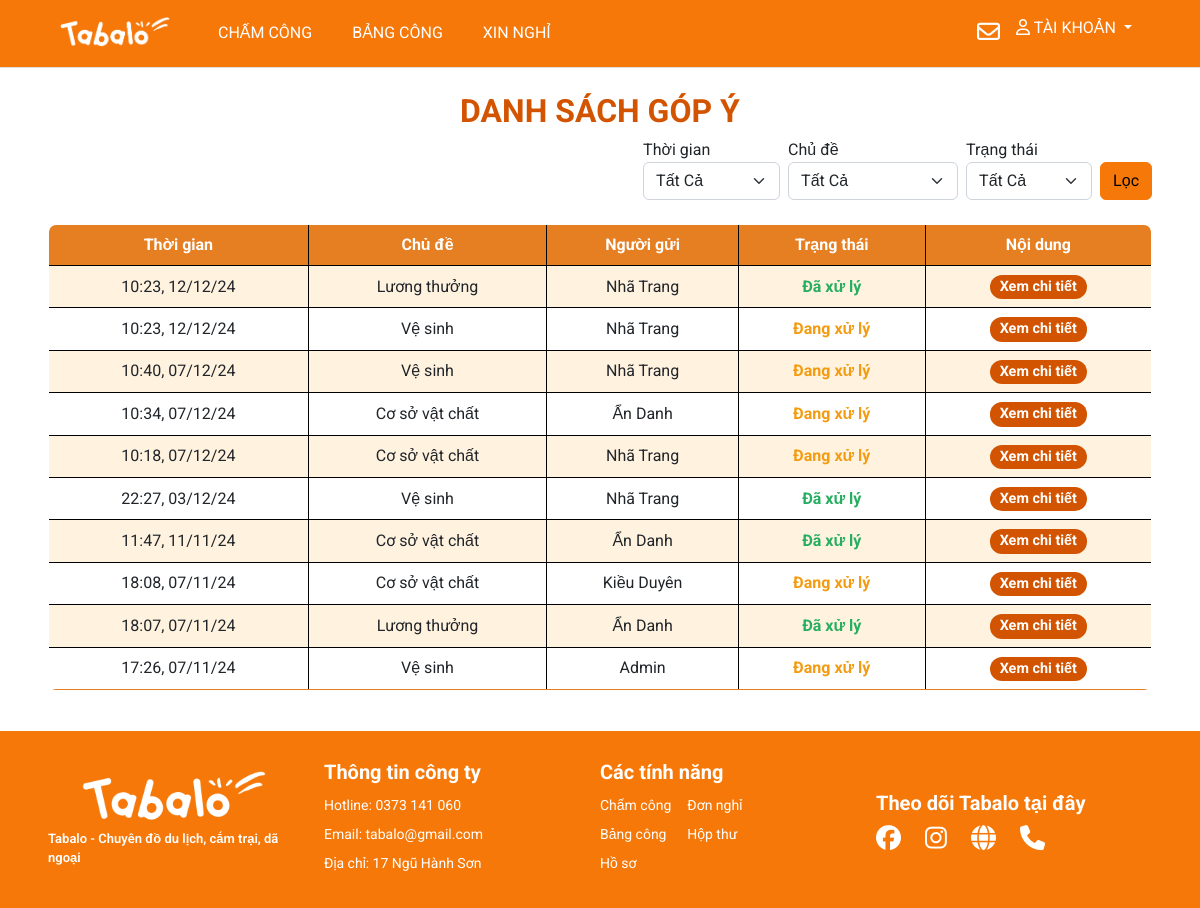
The page /management/letter/ (signed in) on the database as committed earlier.
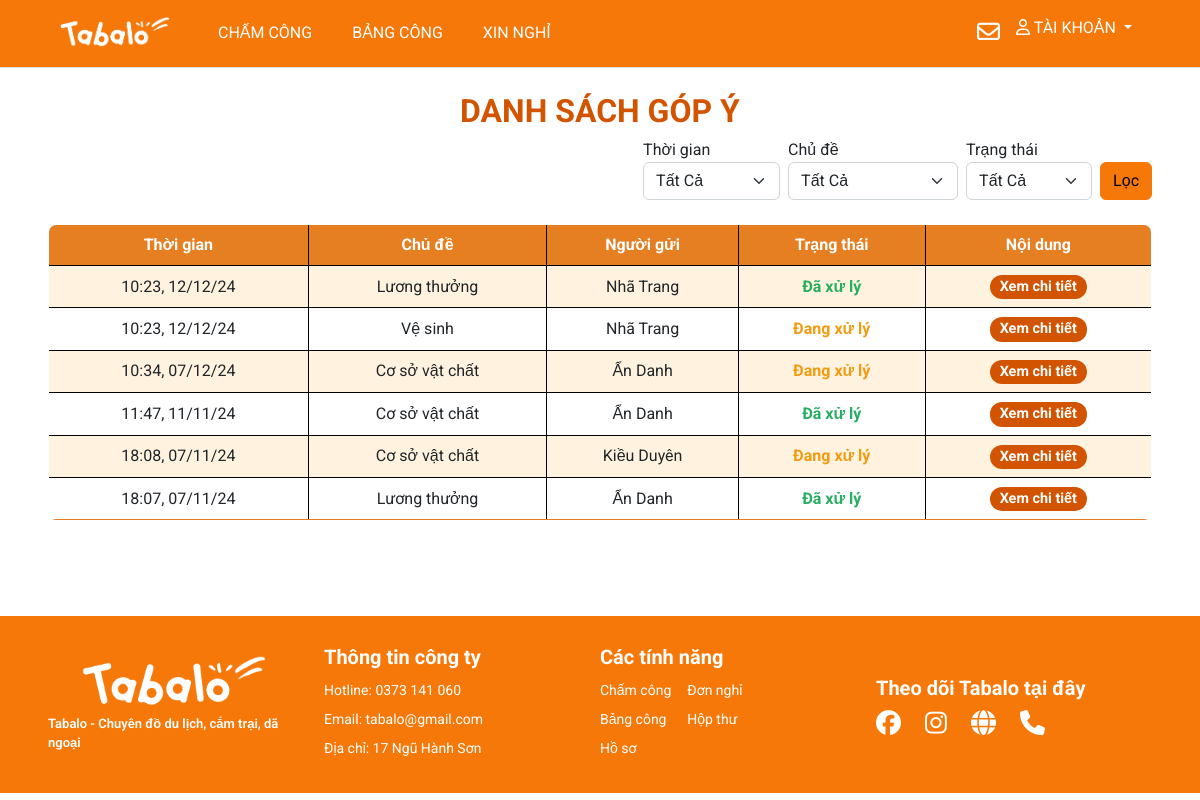
The same page on the database as committed later.
### myapp/models.py (models this page shows, shortened)
class Letter(models.Model):
    user = models.ForeignKey(User, on_delete=models.CASCADE)
    is_anonymous = models.BooleanField(default=False)
    topic = models.ForeignKey(TopicLetter, on_delete=models.CASCADE)
    content = models.TextField()
    status = models.CharField(max_length=30, choices=[('Đang xử lý', 'Đang xử lý'),('Đã xử lý', 'Đã xử lý')], default='Đang xử lý')
    created_at = models.DateTimeField(auto_now_add=True)

class TopicLetter(models.Model):
  name = models.CharField(max_length=50)
  def __str__(self):
      return self.name

### management/views.py (the view, shortened to what this page needs)
# urls.py: path('letter/', views.letter, name='main-letter'),
def letter(request):
  if request.user.is_authenticated:
    title = 'Danh sách đóng góp ý kiến'
    letters = Letter.objects.all().order_by('-created_at')
    topics = TopicLetter.objects.all()
    topic_rq = request.GET.get('topic', '')
    status = request.GET.get('status', '')
    time = request.GET.get('time', '')
    if topic_rq:
      letters = letters.filter(topic__name=topic_rq)
    if status:
      letters = letters.filter(status=status)
    paginator = Paginator(letters, 10)
    page_number = request.GET.get('page', '')
    try:
      page_obj = paginator.get_page(page_number)
    except PageNotAnInteger:
      page_obj = paginator.page(1)
    except EmptyPage:
      page_obj = paginator.page(paginator.num_pages)
    query_params = request.GET.copy()
    if 'page' in query_params:
      query_params.pop('page')
    context = {'title': title,
               'topics': topics,
               'time': time,
               'topic_rq': topic_rq,
               'status': status,
               'page_obj': page_obj,
               'query_params': query_params.urlencode()}
    return render(request, 'pages/main_letter.html', context)
  else:
    messages.warning(request, 'Không có quyền truy cập')
    return redirect('/')

### management/context_processors.py (called while the page is built)
def pending_dayoff(request):
  count_pending = DayOffRequest.objects.filter(status='pending').count()
  return {'count_pending': count_pending}

def pending_letter(request):
    count_letter_pending = Letter.objects.filter(status='Đang xử lý').count()
    return {'count_letter_pending': count_letter_pending}

### templates/pages/main_letter.html (shortened to what this page needs)
{% extends '../layouts/base.html' %}
{% block main %}
<br>
<h1 style="text-align: center; font-size: 2rem; font-weight: bold; color: #D35400;">DANH SÁCH GÓP Ý</h1>
{% include 'partials/filter_letter.html' %}
<br>
<table class="table table-hover table-bordered custom-border" style="border-radius: 8px; overflow: hidden;">
  <thead class="bg-tab text-white" style="background-color: #E67E22;">
    <tr>
      <th scope="col" class="text-center" style="vertical-align: middle;">Thời gian</th>
      <th scope="col" class="text-center" style="vertical-align: middle;">Chủ đề</th>
      <th scope="col" class="text-center" style="vertical-align: middle;">Người gửi</th>
      <th scope="col" class="text-center" style="vertical-align: middle;">Trạng thái</th>
      <th scope="col" class="text-center" style="vertical-align: middle;">Nội dung</th>
    </tr>
  </thead>
  <tbody>
    {% for letter in page_obj %}
    <tr style="transition: background-color 0.3s;">
      <td class="text-center align-middle">{{ letter.created_at|date:"H:i, d/m/y" }}</td>
      <td class="text-center align-middle">{{ letter.topic.name }}</td>
      <td class="text-center align-middle">
      {% if letter.is_anonymous %}
        Ẩn Danh
      {% else %}
        {{ letter.user.first_name }} {{ letter.user.last_name }}
      {% endif %}
      </td>
      <td class="text-center align-middle">
        {% if letter.status == "Đã xử lý" %}
          <span class="status-resolved">{{ letter.status }}</span>
        {% elif letter.status == "Đang xử lý" %}
          <span class="status-waiting">{{ letter.status }}</span>
        {% endif %}
      </td>
      <td class="text-center align-middle">
        <a class="badge bg-status-left" style="text-decoration: none;" href="/letters/{{letter.id}}/">Xem chi tiết</a>
      </td>
    </tr>
    {% endfor %}
  </tbody>
</table>
<br>
{% endblock %}

### templates/layouts/base.html (shortened to what this page needs)
{% load static %}
<!DOCTYPE html>
<html lang="en">
<head>
    <link rel="stylesheet" href="{% static 'styles/style.css' %}">
    <link rel="stylesheet" href="https://cdnjs.cloudflare.com/ajax/libs/font-awesome/6.5.2/css/all.min.css"/>
    <link href="https://cdn.jsdelivr.net/npm/bootstrap@5.2.3/dist/css/bootstrap.min.css" rel="stylesheet">
</head>
<body>
    {% include '../partials/header.html' %}
    <main class="ms-5 me-5 font-rbt">
        {% block main %}
        {% endblock %}
    </main>
    {% include '../partials/footer.html' %}
</body>
</html>

### templates/partials/header.html (shortened to what this page needs)
{% load static %}
<nav class="navbar navbar-expand-lg bg-orange">
  <div class="container-fluid me-5 ms-5">
    <a class="navbar-brand" href="/" style="padding-top: 0;">
      <img src="{% static 'images/logo.png' %}" height="30px" alt="Ảnh logo">
    </a>
    <div class="collapse navbar-collapse font-rbt" id="navbarNavDropdown">
      <ul class="navbar-nav me-auto mb-2 mb-lg-0 ms-4 gap-4">
        {% if request.user.is_authenticated and not request.user.is_superuser %}
        <li class="nav-item">
          <a class="nav-link {% if request.path == '/time-keeping/' %} text-select {% endif %} nav-link-hover" href="/time-keeping/">CHẤM CÔNG</a>
        </li>
        <li class="nav-item">
          <a class="nav-link {% if request.path == '/sheet/'|add:request.user.username|add:'/' %} text-select {% endif %} nav-link-hover" href="/sheet/{{request.user.username}}/">BẢNG CÔNG</a>
        </li>
        <li class="nav-item">
          <a class="nav-link {% if request.path == '/request-day-off/'|add:request.user.username|add:'/' %} text-select {% endif %} nav-link-hover" href="{% url 'request-day-off' request.user.username %}">XIN NGHỈ</a>
        </li>
        {% endif %}
      </ul>
      {% if request.user.is_authenticated %}
      <ul class="navbar-nav">
        <li class="nav-item">
          {% if request.user.is_superuser %}
            <a class="nav-link {% if request.path == '/management/letter/' %} text-select {% endif %} nav-link-hover" href="/management/letter/" style="font-size: 20px;">
              <i class="fa-regular fa-envelope"></i>
              {% if count_letter_pending > 0 %}
              <span class="badge text-bg-light rounded-pill" style="color: #f67809 !important;font-size: 14px;">
                {{ count_letter_pending }}
              </span>
              {% endif %}
            </a>
          {% else %}
            <a class="nav-link {% if request.path == '/letters/' %} text-select {% endif %} nav-link-hover" href="/letters/" style="font-size: 23px;">
              <i class="fa-regular fa-envelope"></i>
            </a>
          {% endif %}
        </li>
        <li class="nav-item dropdown">
          <a class="nav-link dropdown-toggle nav-link-hover" href="#" role="button" data-bs-toggle="dropdown" aria-expanded="false" style="font-size: 16px;">
            <i class="fa-regular fa-user"></i> TÀI KHOẢN
          </a>
        </li>
      </ul>
      {% else %}
      <ul class="navbar-nav">
        <li class="nav-item">
          <a class="nav-link {% if request.path == '/login/' %} text-select {% endif %} nav-link-hover" href="/login/">ĐĂNG NHẬP</a>
        </li>
      </ul>
      {% endif %}
    </div>
  </div>
</nav>

### templates/partials/filter_letter.html (shortened to what this page needs)
<div class="col-12 d-flex justify-content-end">
  <form action="" class="col-8 d-flex gap-2 justify-content-end">
    <div>
      <label for="select-time">Thời gian</label><br>
      <select id="select-time" name="time" class="form-select" style="cursor: pointer;">
        <option {% if not time %} selected {% endif %} value="">Tất Cả</option>
      </select>
    </div>
    <div>
      <label for="select-topic">Chủ đề</label><br>
      <select id="select-topic" name="topic" class="form-select" style="cursor: pointer;">
        <option {% if not topic_rq %} selected {% endif %} value="">Tất Cả</option>
      </select>
    </div>
    <div>
      <label for="select-status">Trạng thái</label><br>
      <select id="select-status" name="status" class="form-select" style="cursor: pointer;" aria-label="Default select example">
        <option {% if not status %} selected {% endif %} value="">Tất Cả</option>
      </select>
    </div>
    <button type="submit" class="btn btn-info bg-filter mt-4">Lọc</button>
  </form>
</div>

### templates/partials/footer.html (shortened to what this page needs)
{% load static %}
<div class="bg-orange font-rbt">
  <div class="row pe-5 ps-5 pt-4 pb-4" style="width: 100%;">
    <div class="col d-flex items-center">
      <div class="mt-3 mb-3">
        <div class="d-flex justify-content-center mb-2">
          <img src="{% static 'images/logo.png' %}" alt="Logo" height="50px">
        </div>
        <div class="text-white" style="font-size: 13px; font-weight: 600;">Tabalo - Chuyên đồ du lịch, cắm trại, dã ngoại</div>
      </div>
    </div>
    <div class="col d-flex items-center">
      <div>
        <div class="text-white mb-2" style="font-size: 20px; font-weight: 700;">Thông tin công ty</div>
        <div class="text-white">
          <div style="font-size: 14px;" class="mb-2">Hotline: 0373 141 060</div>
          <div style="font-size: 14px;" class="mb-2">Email: tabalo@gmail.com</div>
          <div style="font-size: 14px;" class="mb-2">Địa chỉ: 17 Ngũ Hành Sơn</div>
        </div>
      </div>
    </div>
    {% if request.user.is_authenticated and not request.user.is_superuser %}
    <div class="col d-flex items-center">
      <div>
        <div class="text-white mb-2" style="font-size: 20px; font-weight: 700;">Các tính năng</div>
        <div class="text-white d-flex gap-3">
          <div>
            <div style="font-size: 14px;" class="mb-2">Chấm công</div>
            <div style="font-size: 14px;" class="mb-2">Bảng công</div>
            <div style="font-size: 14px;" class="mb-2">Hồ sơ</div>
          </div>
          <div>
            <div style="font-size: 14px;" class="mb-2">Đơn nghỉ</div>
            <div style="font-size: 14px;" class="mb-2">Hộp thư</div>
          </div>
        </div>
      </div>
    </div>
    {% endif %}
    <div class="col d-flex items-center">
      <div class="mt-3 mb-3">
        <div class="text-white mb-2" style="font-size: 20px; font-weight: 700;">Theo dõi Tabalo tại đây</div>
        <div class="text-white d-flex gap-4" style="font-size: 25px; font-weight: 600;">
          <i class="fa-brands fa-facebook"></i>
          <i class="fa-brands fa-instagram"></i>
          <i class="fa-solid fa-globe"></i>
          <i class="fa-solid fa-phone"></i>
        </div>
      </div>
    </div>
  </div>
</div>

### static/styles/style.css (style rules this page uses)
.bg-orange { background-color: #F67809 !important; --bs-pagination-active-border-color: #F67809 !important; }
.bg-filter { background-color: #F67809 !important; --bs-btn-border-color: #F67809 !important; --bs-btn-hover-border-color: none !important; --bs-btn-active-bg: none !important; --bs-btn-active-border-color: none !important; }
.nav-link { color: white !important; }
.font-rbt { font-family: 'Roboto', sans-serif; }
.items-center { align-items: center; }
main { position: relative; min-height: 68.5vh; }
.navbar-expand-lg { position: sticky !important; top: 0 !important; z-index: 999 !important; border-bottom: .1px solid rgb(223, 223, 223); }
.bg-tab { background-color: #FF983E !important; }
table { border-collapse: collapse; border: 1px solid #000 !important; }
table th, table td { border: 1px solid #000000; }
.bg-orange { background-color: #FF7043; }
.nav-link-hover { color: white; transition: color 0.3s ease, background-color 0.3s ease; }

### templates/pages/main_letter.html (style rules this page uses)
.table-bordered tbody tr:nth-child(odd) { background-color: #FFF3E0; }
.table-bordered tbody tr:nth-child(even) { background-color: #FFFFFF; }
.bg-tab { background-color: #E67E22 !important; color: white !important; }
.badge { font-size: 0.9rem; padding: 5px 10px; border-radius: 12px; }
.badge.bg-status-left { background-color: #D35400 !important; color: #fff; }
.custom-border { border: 2px solid #E67E22; border-radius: 10px; }
.table-bordered tbody tr:last-child { border-bottom: 2px solid #E67E22; }
.status-resolved { color: #27AE60; font-weight: bold; }
.status-waiting { color: #F39C12; font-weight: bold; }

Rows that differ between the two databases and show on the page:
removed Letter: created_at "10:40, 07/12/24", topic.name "Vệ sinh", user.first_name "Nhã", user.last_name "Trang", status "Đang xử lý"
removed Letter: created_at "10:18, 07/12/24", topic.name "Cơ sở vật chất", user.first_name "Nhã", user.last_name "Trang", status "Đang xử lý"
removed Letter: created_at "22:27, 03/12/24", topic.name "Vệ sinh", user.first_name "Nhã", user.last_name "Trang", status "Đã xử lý"
removed Letter: created_at "17:26, 07/11/24", topic.name "Vệ sinh", user.last_name "Admin", status "Đang xử lý"
